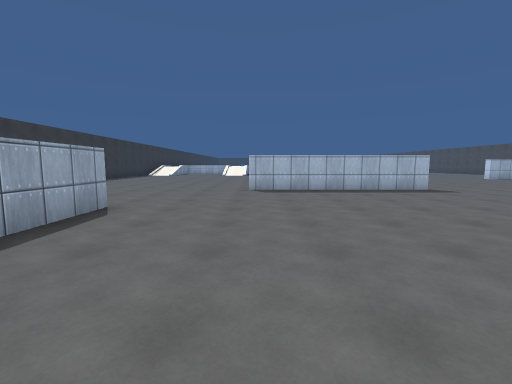
view 1 (above)

22 first-person views from a walk through a scene from a Unity 3-D project. The camera is 1.4 m above the floor, tilts 6° down and sees 90° across. The floor is counted in squares, 2 m on a side. Each view is taken from the middle of a square. On the plan, view 1 faces up. The plan holds only what a view shows up to about 9 squares ahead; the rest is blank. The place goes on beyond the plan. The player character is not drawn. Surface patterns are stand-ins for the level's own textures.

view 2
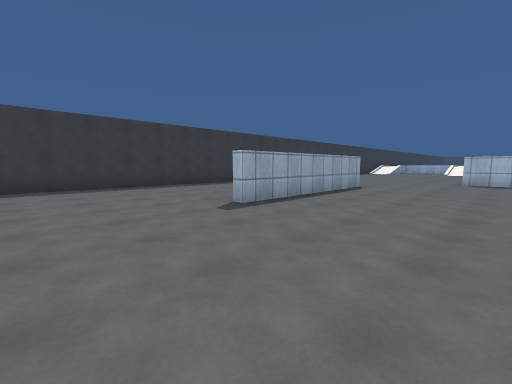

view 3
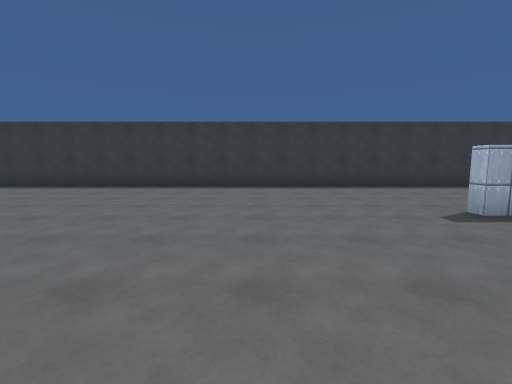

view 4
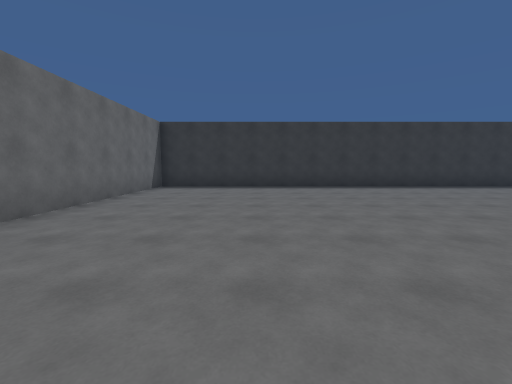

view 5
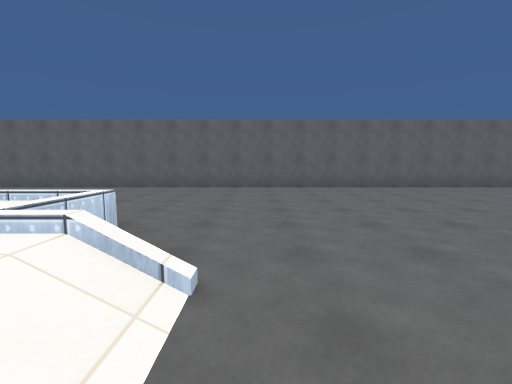

view 6
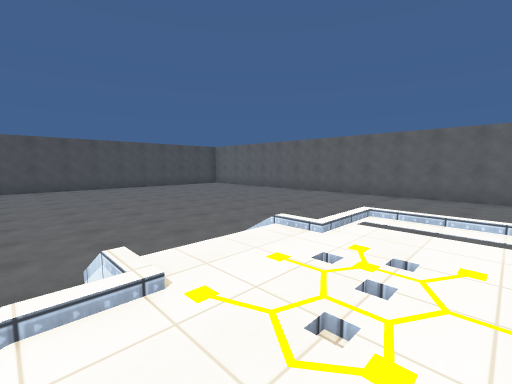

view 7
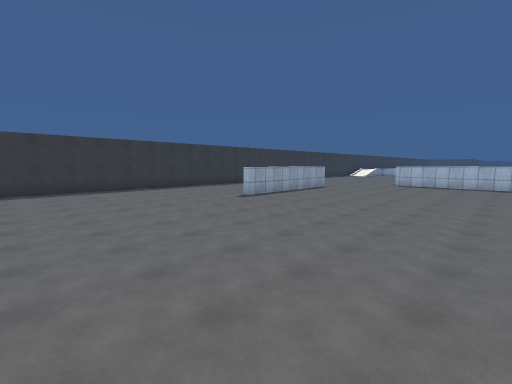

view 8
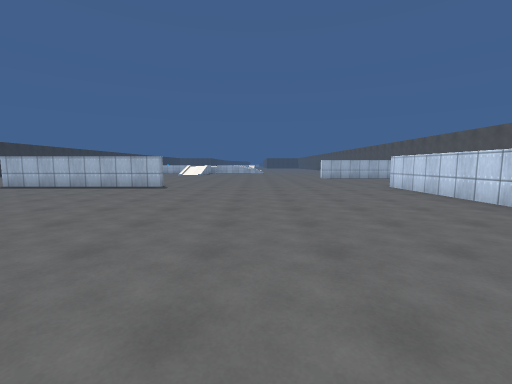

view 9
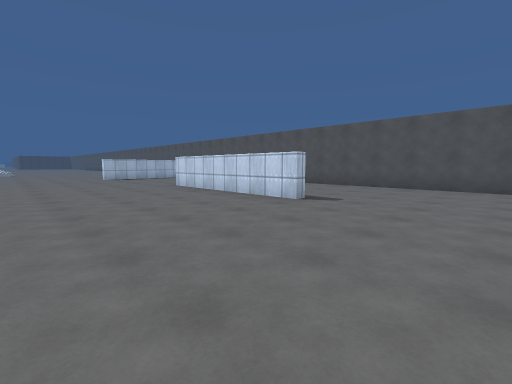

view 10
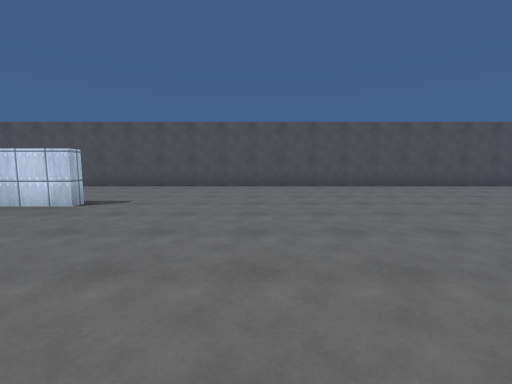

view 11
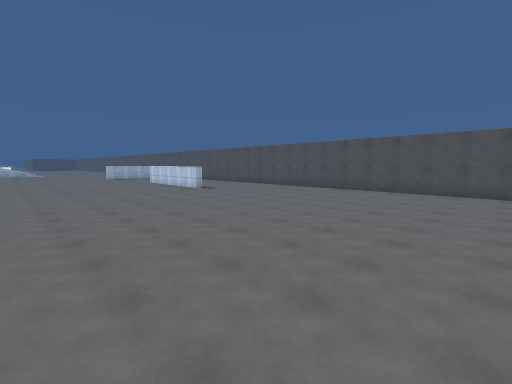

view 12
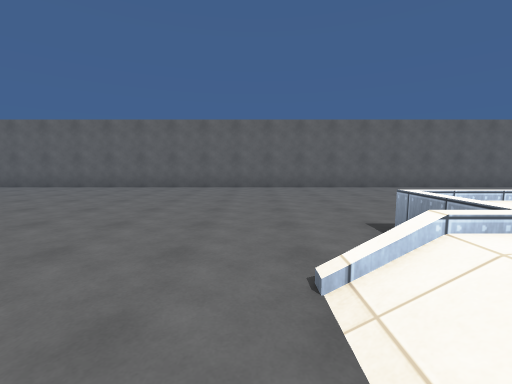

view 13
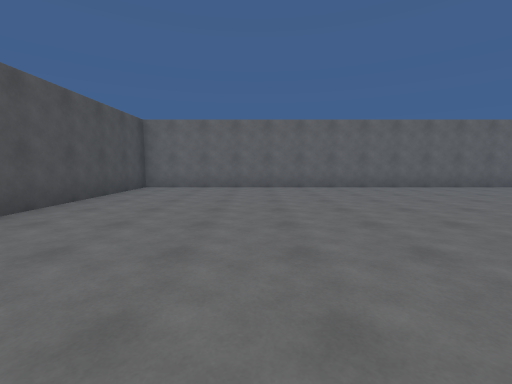

view 14
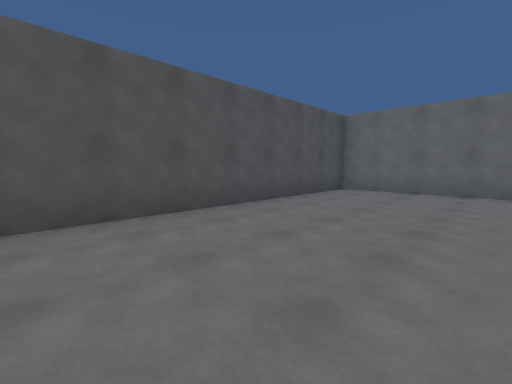

view 15
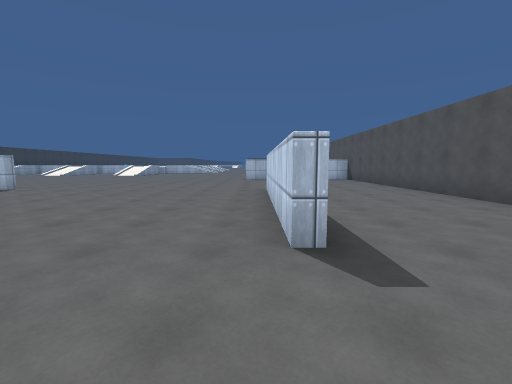

view 16
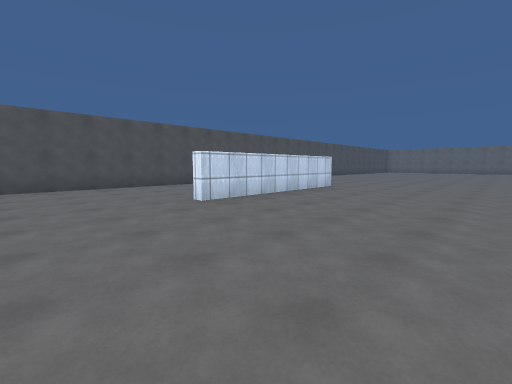

view 17
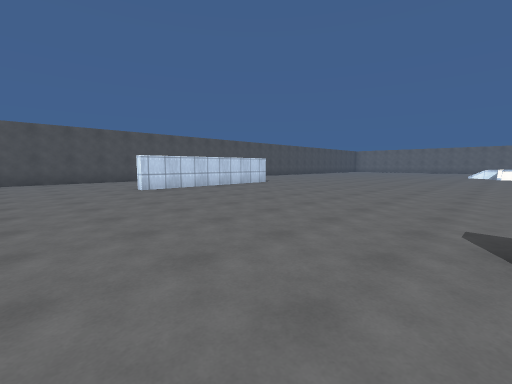

view 18
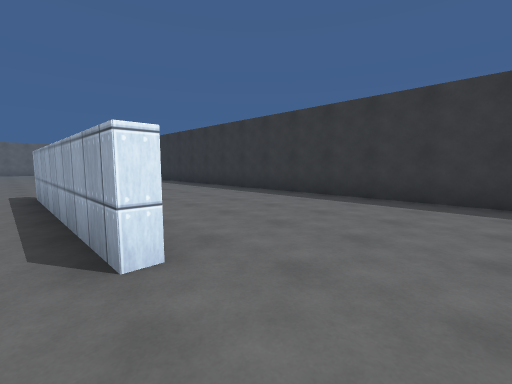

view 19
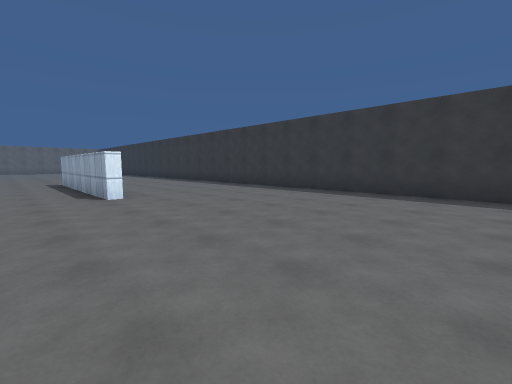

view 20
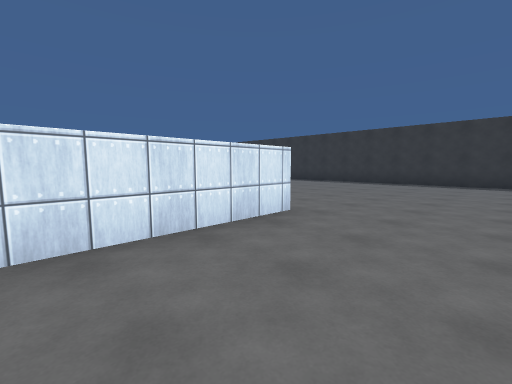

view 21
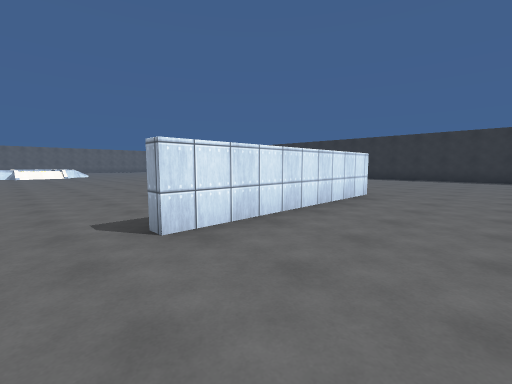

view 22
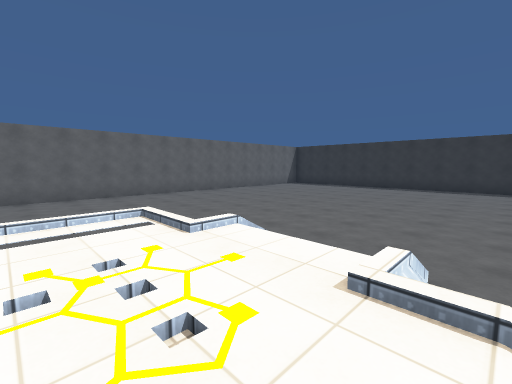

### Floor plan
Points are (right, up) in squares from view 1. A wall is a line through its corners. A room is listed if a view was taken in it or the views show most of it. See-through windows are left out.
Room 1 (views 1, 2, 3, 4, 5, 6, 7, 8, 9, 10, 11, 12, 13, 14, 15, 16, 17, 18, 19, 20, 21, 22)
walls: (12.3, 2) (12.3, 7.2); (-2.5, 4.4) (-2.5, -0.8) (-2.9, -0.8); (5, 7.3) (-0.2, 7.3); (-0.2, 7.6) (5, 7.6); (-7.5, 10.1) (-7.5, -16.1) (16.5, -16.1) (16.5, 10)

Positions as (right, up) in squares from view 1, and headings:
1: (0, 0), facing up
2: (1, -4), facing up-left
3: (1, -4), facing left
4: (1, -13), facing left
5: (2, -8), facing down
6: (4, -7), facing down-right
7: (4, -7), facing up-left
8: (8, -1), facing up
9: (8, -1), facing up-right
10: (8, -1), facing right
11: (6, -8), facing up-right
12: (7, -8), facing down
13: (13, -8), facing down
14: (13, -9), facing down-right
15: (12, 0), facing up
16: (8, 10), facing down-right
17: (5, 10), facing down-right
18: (-2, 6), facing down-left
19: (-1, 10), facing down-left
20: (3, 10), facing down-left
21: (6, 10), facing down-left
22: (5, -7), facing down-left
